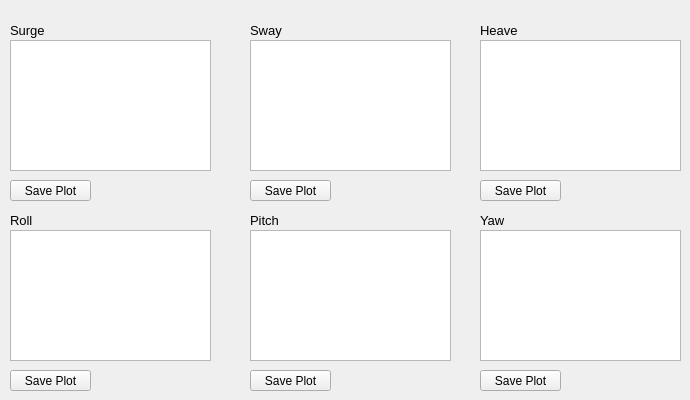
        <widget class="QWidget" name="widget">
         <attribute name="title">
          <string>EM 8000</string>
         </attribute>
         <widget class="PlotWidget" name="pyqtgraph_plot">
          <property name="geometry">
           <rect>
            <x>10</x>
            <y>40</y>
            <width>201</width>
            <height>131</height>
           </rect>
          </property>
         </widget>
         <widget class="PlotWidget" name="pyqtgraph_plot_2">
          <property name="geometry">
           <rect>
            <x>250</x>
            <y>40</y>
            <width>201</width>
            <height>131</height>
           </rect>
          </property>
         </widget>
         <widget class="PlotWidget" name="pyqtgraph_plot_3">
          <property name="geometry">
           <rect>
            <x>480</x>
            <y>40</y>
            <width>201</width>
            <height>131</height>
           </rect>
          </property>
         </widget>
         <widget class="PlotWidget" name="pyqtgraph_plot_4">
          <property name="geometry">
           <rect>
            <x>10</x>
            <y>230</y>
            <width>201</width>
            <height>131</height>
           </rect>
          </property>
         </widget>
         <widget class="QLabel" name="label_10">
          <property name="geometry">
           <rect>
            <x>250</x>
            <y>20</y>
            <width>91</width>
            <height>21</height>
           </rect>
          </property>
          <property name="font">
           <font>
            <pointsize>10</pointsize>
           </font>
          </property>
          <property name="text">
           <string>Sway</string>
          </property>
         </widget>
         <widget class="QLabel" name="label_11">
          <property name="geometry">
           <rect>
            <x>480</x>
            <y>20</y>
            <width>91</width>
            <height>21</height>
           </rect>
          </property>
          <property name="font">
           <font>
            <pointsize>10</pointsize>
           </font>
          </property>
          <property name="text">
           <string>Heave</string>
          </property>
         </widget>
         <widget class="QLabel" name="label_12">
          <property name="geometry">
           <rect>
            <x>10</x>
            <y>20</y>
            <width>91</width>
            <height>21</height>
           </rect>
          </property>
          <property name="font">
           <font>
            <pointsize>10</pointsize>
           </font>
          </property>
          <property name="text">
           <string>Surge</string>
          </property>
         </widget>
         <widget class="QLabel" name="label_19">
          <property name="geometry">
           <rect>
            <x>10</x>
            <y>210</y>
            <width>91</width>
            <height>21</height>
           </rect>
          </property>
          <property name="font">
           <font>
            <pointsize>10</pointsize>
           </font>
          </property>
          <property name="text">
           <string>Roll</string>
          </property>
         </widget>
         <widget class="PlotWidget" name="pyqtgraph_plot_5">
          <property name="geometry">
           <rect>
            <x>250</x>
            <y>230</y>
            <width>201</width>
            <height>131</height>
           </rect>
          </property>
         </widget>
         <widget class="QLabel" name="label_20">
          <property name="geometry">
           <rect>
            <x>250</x>
            <y>210</y>
            <width>91</width>
            <height>21</height>
           </rect>
          </property>
          <property name="font">
           <font>
            <pointsize>10</pointsize>
           </font>
          </property>
          <property name="text">
           <string>Pitch</string>
          </property>
         </widget>
         <widget class="QLabel" name="label_32">
          <property name="geometry">
           <rect>
            <x>480</x>
            <y>210</y>
            <width>91</width>
            <height>21</height>
           </rect>
          </property>
          <property name="font">
           <font>
            <pointsize>10</pointsize>
           </font>
          </property>
          <property name="text">
           <string>Yaw</string>
          </property>
         </widget>
         <widget class="PlotWidget" name="pyqtgraph_plot_11">
          <property name="geometry">
           <rect>
            <x>480</x>
            <y>230</y>
            <width>201</width>
            <height>131</height>
           </rect>
          </property>
         </widget>
         <widget class="QPushButton" name="pushButton">
          <property name="geometry">
           <rect>
            <x>10</x>
            <y>180</y>
            <width>81</width>
            <height>21</height>
           </rect>
          </property>
          <property name="text">
           <string>Save Plot</string>
          </property>
         </widget>
         <widget class="QPushButton" name="pushButton_2">
          <property name="geometry">
           <rect>
            <x>250</x>
            <y>180</y>
            <width>81</width>
            <height>21</height>
           </rect>
          </property>
          <property name="text">
           <string>Save Plot</string>
          </property>
         </widget>
         <widget class="QPushButton" name="pushButton_3">
          <property name="geometry">
           <rect>
            <x>480</x>
            <y>180</y>
            <width>81</width>
            <height>21</height>
           </rect>
          </property>
          <property name="text">
           <string>Save Plot</string>
          </property>
         </widget>
         <widget class="QPushButton" name="pushButton_4">
          <property name="geometry">
           <rect>
            <x>480</x>
            <y>370</y>
            <width>81</width>
            <height>21</height>
           </rect>
          </property>
          <property name="text">
           <string>Save Plot</string>
          </property>
         </widget>
         <widget class="QPushButton" name="pushButton_5">
          <property name="geometry">
           <rect>
            <x>250</x>
            <y>370</y>
            <width>81</width>
            <height>21</height>
           </rect>
          </property>
          <property name="text">
           <string>Save Plot</string>
          </property>
         </widget>
         <widget class="QPushButton" name="pushButton_6">
          <property name="geometry">
           <rect>
            <x>10</x>
            <y>370</y>
            <width>81</width>
            <height>21</height>
           </rect>
          </property>
          <property name="text">
           <string>Save Plot</string>
          </property>
         </widget>
        </widget>
